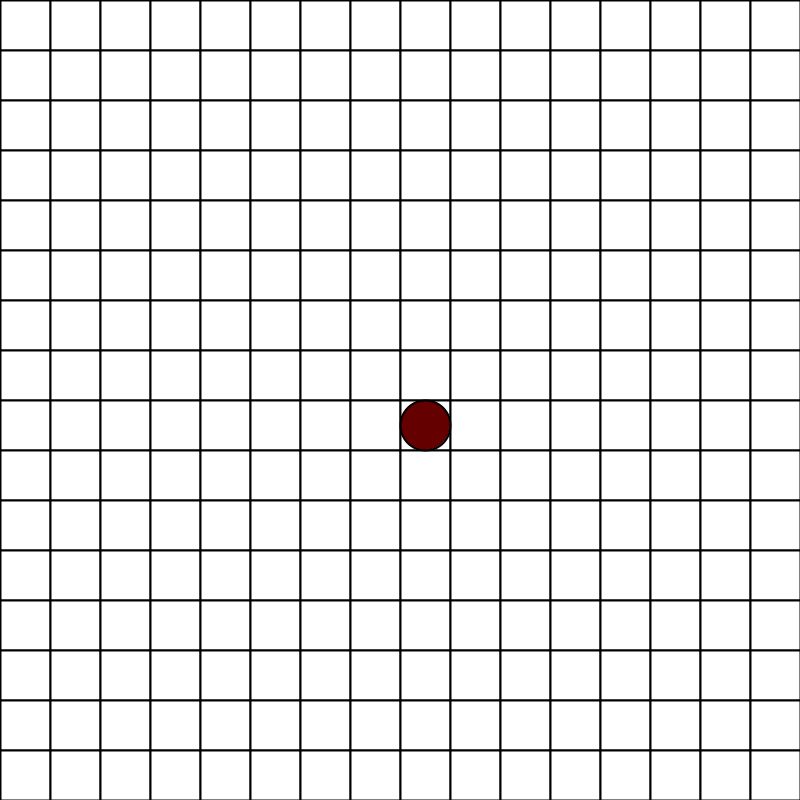
Frame 1 (no input)
Frame 60 (the mouse pressed at the canvas centre just before this capture): identical to frame 1, image omitted
Frame 120 (the mouse held since frame 60 and released just before this capture): identical to frame 1, image omitted

The Processing sketch that drew this single still picture (run headless with seeded random() and noise(); from frame 60 on, the mouse is pressed at the canvas centre):

// Processing sketch: gridGame
// ── gridGame.pde
int offset = 0;
int increment = 50;
Player p = new Player(400, 400);
    
void setup() {
  size(800, 800);
  background(255);
  strokeWeight(2);
}

void draw() {
  fill(255);
  for (int i = 0; i < width; i+=increment) {
    for (int j = 0; j < height; j+=increment) {
      rect(i, j, increment, increment);
    }
  }
  fill(100, 0, 0);
  ellipseMode(CORNER);
  ellipse(p.x, p.y, increment, increment);
}

void keyPressed() {
  
  if(key == 'a') {
    p.moveLeft();
  }
  
  if(key == 'w') {
    p.moveUp();
  }
  if(key == 'd') {
    p.moveRight();
  }
  if(key == 's') {
    p.moveDown();
  }
}

// ── Player.pde
class Player {
  int x;
  int y;
  int move = 50;

  Player(int x, int y) {
    this.x = x;
    this.y = y;
  }

  void moveLeft() {
    x-=move;
  }
  void moveRight() {
    x+=move;
  }

  void moveUp() {
    y-=move;
  }

  void moveDown() {
    y+=move;
  }
}
